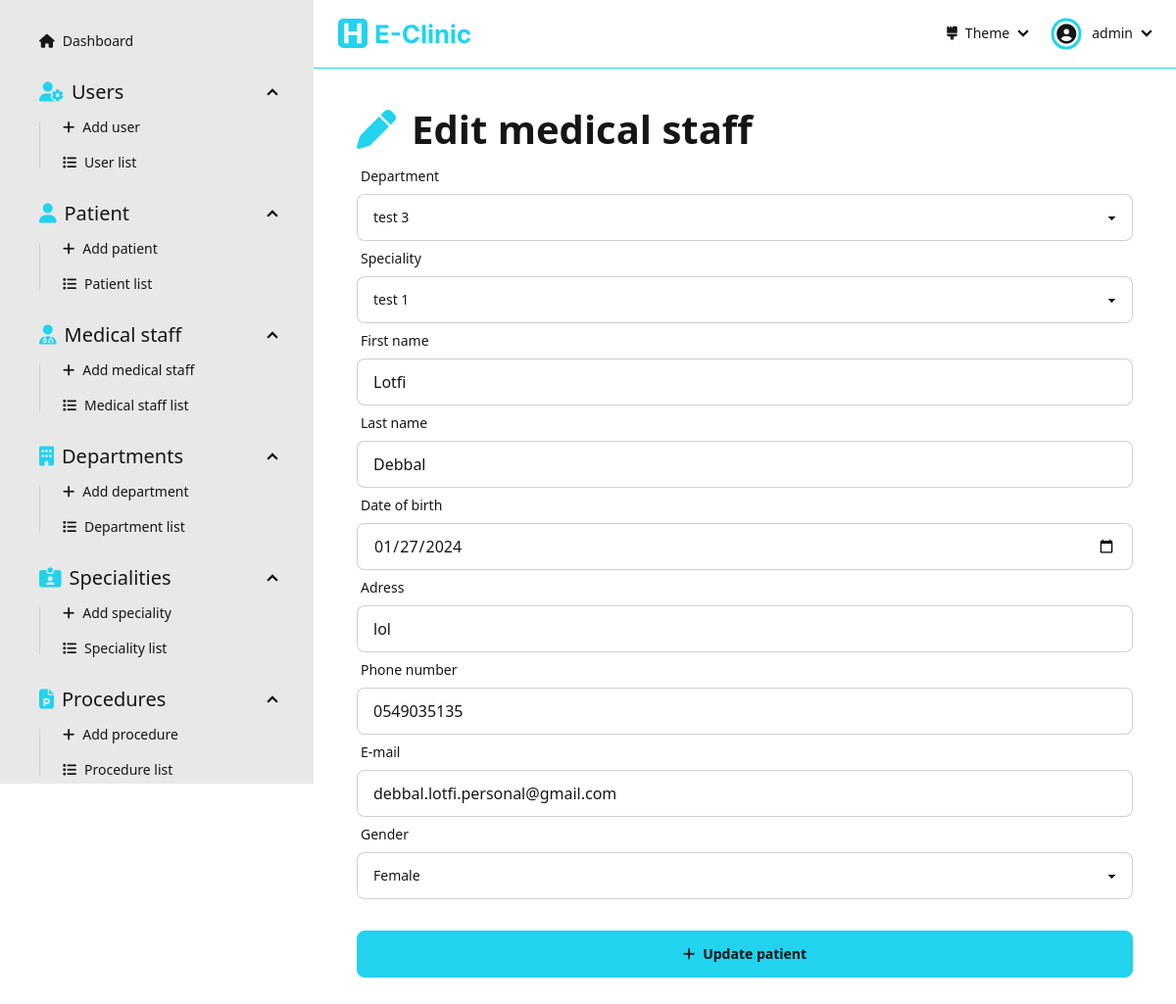
The app's page /dashboard/medical-staff/edit/2ed13c6afc9a49919f54e9012d6e35d5/ (signed in) with its own data.
### Dashboard/models.py (models this page shows, shortened)
class MedicalStaff(models.Model):
  id = models.UUIDField(primary_key=True, default=uuid.uuid4, editable=False)
  department = models.ForeignKey('Department', on_delete=models.CASCADE)
  speciality = models.ForeignKey('Speciality', on_delete=models.CASCADE)
  firstName = models.CharField(max_length=256, null=False)
  lastName = models.CharField(max_length=256, null=False)
  dateOfBirth = models.DateField(null=False)
  adress = models.CharField(max_length=256, null=False)
  phoneNumber = models.CharField(max_length=20, null=False, unique=True, validators=[RegexValidator(r'^(00213|\+213|0)(5|6|7)\d{8}$')])
  email = models.CharField(max_length=254, null=False, unique=True, validators=[EmailValidator()])
  gender = models.CharField(max_length=10, choices=Genders.choices, null=False)
  createdAt = models.DateTimeField(auto_now_add=True)
  updatedAt = models.DateTimeField(auto_now=True)

### Dashboard/views/medicalStaff.py (the view)
# urls.py: path('dashboard/medical-staff/edit/<str:medicalStaffId>/', medicalStaff.editMedicalStaff, name='edit-medical-staff'),
@login_required(login_url='sign-in')
def editMedicalStaff(request: HttpRequest, medicalStaffId: str):
  medicalStaff = get_object_or_404(MedicalStaff, id=medicalStaffId)
  form = MedicalStaffForm(instance=medicalStaff)
  if request.method == 'POST':
    form = MedicalStaffForm(data=request.POST, instance=medicalStaff)
    if form.is_valid():
      form.save()
      messages.success(request=request, message='Medical Staff updated successfully')
      return redirect('medical-staff-list')
  context = { 'form': form }
  return render(request, 'pages/medical-staff/edit-medical-staff.html', context=context)

### Dashboard/forms.py
class MedicalStaffForm(forms.ModelForm):
  class Meta:
    model = MedicalStaff
    fields = '__all__'

### Dashboard/models.py (called while the page is built)
  def __str__(self):
     return f"{self.name}"

  def __str__(self):
     return f"{self.name}"

### Dashboard/templates/pages/medical-staff/edit-medical-staff.html (shortened to what this page needs)
{% extends "layouts/dashboard.html" %}
{% load static %}
{% load widget_tweaks %}
{% block dashboard_content %}
  <div class="flex flex-1 flex-col items-center pb-[5rem]">
    <form class="flex flex-1 flex-col w-[90%] max-w-[50rem]" action="" method="post">
      <div class="text-[30pt] font-bold"><i class="fas fa-pen text-primary mr-[1rem]"></i>Edit medical staff</div>
      <label class="form-control w-full">
        <div class="label">
          <span class="label-text">Department</span>
        </div>
        {% render_field form.department class+="select select-bordered w-full" %}
      </label>
      <label class="form-control w-full">
        <div class="label">
          <span class="label-text">Speciality</span>
        </div>
        {% render_field form.speciality class+="select select-bordered w-full" %}
      </label>
      <label class="form-control w-full">
        <div class="label">
          <span class="label-text">First name</span>
        </div>
        {% render_field form.firstName placeholder="First name" class+="input input-bordered w-full" %}
      </label>
      <label class="form-control w-full">
        <div class="label">
          <span class="label-text">Last name</span>
        </div>
        {% render_field form.lastName placeholder="Last name" class+="input input-bordered w-full" %}
      </label>
      <label class="form-control w-full">
        <div class="label">
          <span class="label-text">Date of birth</span>
        </div>
        {% render_field form.dateOfBirth placeholder="Date of birth" class+="input input-bordered w-full" type="date" %}
      </label>
      <label class="form-control w-full">
        <div class="label">
          <span class="label-text">Adress</span>
        </div>
        {% render_field form.adress placeholder="Adress" class+="input input-bordered w-full" %}
      </label>
      <label class="form-control w-full">
        <div class="label">
          <span class="label-text">Phone number</span>
        </div>
        {% render_field form.phoneNumber placeholder="Phone number" class+="input input-bordered w-full" %}
      </label>
      <label class="form-control w-full">
        <div class="label">
          <span class="label-text">E-mail</span>
        </div>
        {% render_field form.email placeholder="E-mail" class+="input input-bordered w-full" %}
      </label>
      <label class="form-control w-full">
        <div class="label">
          <span class="label-text">Gender</span>
        </div>
        {% render_field form.gender class+="select select-bordered" %}
      </label>
      <button class="btn btn-primary mt-[2rem]"><i class="fas fa-plus"></i>Update patient</button>
    </form>
  </div>
{% endblock dashboard_content %}

### Dashboard/templates/components/navbar-dashboard.html (shortened to what this page needs)
{% load static %}
<div class="navbar bg-base-100 border-b-primary border-b-[1px] mb-[2rem] sticky top-0">
  <div class="flex-1">
    <a class="btn btn-ghost hidden md:flex" href="/dashboard">
      <img class="h-full py-[0.5rem]" src="{% static "assets/e-clinic-logo-name.svg" %}" alt="e-clinic logo">
    </a>
  </div>
  <div class="flex-none">
    <ul class="menu menu-horizontal px-1">
      <li>
        <details>
          <summary>
            <i class="fas fa-brush"></i> Theme
          </summary>
        </details>
      </li>
      <li>
        <details>
          <summary>
            <div class="rounded-full mr-[0.5rem] ring ring-primary ring-offset-base-100 ring-offset-[0.15rem] flex justify-center items-center pt-[0.05rem]">
              <i class="fas fa-user-circle text-[15pt]"></i>
            </div>
            {{user}}
          </summary>
        </details>
      </li>
    </ul>
  </div>
</div>

### records on screen
MedicalStaff: department "test 3", speciality "test 1", firstName "Lotfi", lastName "Debbal", dateOfBirth "01/27/2024", adress "lol", phoneNumber "0549035135", email "debbal.lotfi.personal@gmail.com", gender "Female"

### other values on screen
{{ user }} "admin"
